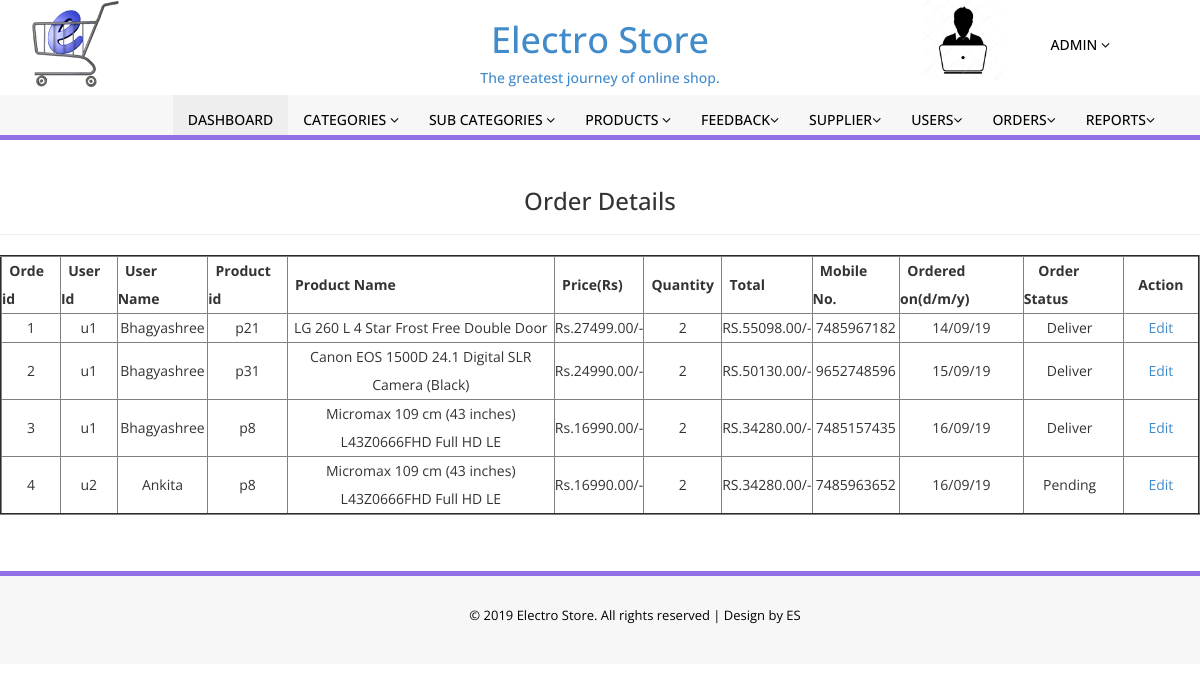
Screenshot of /admin/manage_order.php with the database file from the repository.
### tables this page shows
CREATE TABLE `tbl_order` (
  `order_id` int(11) NOT NULL,
  `user_id` int(11) NOT NULL,
  `username` varchar(50) NOT NULL,
  `product_id` int(11) NOT NULL,
  `product_name` varchar(100) NOT NULL,
  `img` varchar(500) NOT NULL,
  `price` varchar(10) NOT NULL,
  `qty` varchar(10) NOT NULL,
  `total` varchar(10) NOT NULL,
  `mobile_no` varchar(10) NOT NULL,
  `landmark` varchar(300) NOT NULL,
  `city` varchar(50) NOT NULL,
  `add_type` varchar(50) NOT NULL,
  `status` varchar(50) NOT NULL,
  `date` varchar(50) NOT NULL
);

### admin/manage_order.php (the view, shortened to what this page needs)
<?php
    require '../connection.php';
?>
<!DOCTYPE html>
<html xmlns="http://www.w3.org/1999/xhtml">
<head>
    <link href="assets/css/bootstrap.css" rel="stylesheet" />
    <link href="assets/css/font-awesome.css" rel="stylesheet" />
    <link href="assets/css/style.css" rel="stylesheet" />
</head>
<body>
<?php include('include/header.php');?>
  <br>
  <h3 align="center"> Order Details</h3><hr>
		<table border="2" align="center">
			<tr align="center">
				<th>&nbsp;&nbsp;Orde id&nbsp;&nbsp;</th>
				<th>&nbsp;&nbsp;User Id&nbsp;&nbsp;</th>
				<th>&nbsp;&nbsp;User Name&nbsp;&nbsp;</th>
				<th>&nbsp;&nbsp;Product id&nbsp;&nbsp;</th>
				<th>&nbsp;&nbsp;Product Name&nbsp;&nbsp;</th>
				<th>&nbsp;&nbsp;Price(Rs)&nbsp;&nbsp;</th>
				<th>&nbsp;&nbsp;Quantity&nbsp;&nbsp;</th>
				<th>&nbsp;&nbsp;Total&nbsp;&nbsp;</th>
				<th>&nbsp;&nbsp;Mobile No.&nbsp;&nbsp;</th>
			    <th>&nbsp;&nbsp;Ordered on(d/m/y)&nbsp;&nbsp;</th>
				<th>&nbsp;&nbsp;&nbsp;&nbsp;Order Status&nbsp;&nbsp;&nbsp;&nbsp;</th>
				<th colspan="2">&nbsp;&nbsp;&nbsp;&nbsp;Action&nbsp;&nbsp;&nbsp;&nbsp;</th>
			</tr>
			<?php
			$sql="select user_id,username,product_id,product_name,price,qty,total,mobile_no,status,date from tbl_order";
								$result=$con->query($sql);
								$i=0;
								if ($result->num_rows > 0)
								{
									while($row = $result->fetch_assoc())
									{ $i++;
					?>
			<tr align="center">
				<td><?php echo $i; ?></td>
				<td>u<?php echo $row['user_id']; ?></td>
				<td><?php echo $row['username']; ?></td>
				<td>p<?php echo $row['product_id']; ?></td>
				<td><?php echo $row['product_name']; ?></td>
				<td>Rs.<?php echo $row['price']; ?>.00/-</td>
				<td><?php echo $row['qty']; ?></td>
				<td>RS.<?php echo $row['total']; ?>.00/-</td>
				<td><?php echo $row['mobile_no']; ?></td>
				<td><?php echo $row['date'];?></td>
			    <td><?php echo $row['status'] ?>&nbsp;&nbsp;</td>
				<td><a href="editorder.php?id=<?php echo $i;?> ">Edit</a></td>
			</tr>
			<?php	}
			}
			 else{
				echo "<script>alert('No any Order are Edited..!')</script>";
				echo "<script>window.location.href='index.php'</script>";
				}?>
				</table><br><br>
  <?php include('include/footer.php');?>
</body>
</html>

### rows the page displays
tbl_order: user "1", username "Bhagyashree", product "21", product_name "LG 260 L 4 Star Frost Free Double Door", price "27499", qty "2", total "55098", mobile_no "7485967182", date "14/09/19", status "Deliver"
tbl_order: user "1", username "Bhagyashree", product "31", product_name "Canon EOS 1500D 24.1 Digital SLR Camera (Black)", price "24990", qty "2", total "50130", mobile_no "9652748596", date "15/09/19", status "Deliver"
tbl_order: user "1", username "Bhagyashree", product "8", product_name "Micromax 109 cm (43 inches) L43Z0666FHD Full HD LE", price "16990", qty "2", total "34280", mobile_no "7485157435", date "16/09/19", status "Deliver"
tbl_order: user "2", username "Ankita", product "8", product_name "Micromax 109 cm (43 inches) L43Z0666FHD Full HD LE", price "16990", qty "2", total "34280", mobile_no "7485963652", date "16/09/19", status "Pending"
